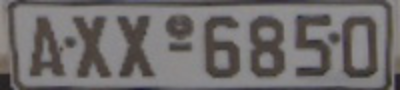
#> input picture images/license_plate.png, 400 x 90 px
$ jupyter execute gradients.ipynb   (older library calls are emulated)
#> lines starting #> are read from the running program, lines starting #| are printed output that depends on the picture
### module1/cv_imshow.py
#!/usr/bin/env python
# coding: utf-8

# In[5]:


get_ipython().run_line_magic('matplotlib', 'inline')
from matplotlib import pyplot as plt
import cv2
import numpy as np


# In[8]:

def show_image():
    plt.show()

def display_image(title, img, render_image=True):
    if img.ndim == 3:
        img = img[:,:,::-1]
    plt.title(title)
    plt.imshow(img, cmap="gray")
    if render_image:
        show_image()

def create_subplot(fig, rows, columns, i, title, img):
    fig.add_subplot(rows, columns, i)
    display_image(title,img, render_image=False)

### module1/10_gradients_edge_detection/gradients.ipynb
## GRADIENTS
- We use gradients for detecting edges in images, which allows us to find contours and outlines
    of objects in images.
- We use them as inputs for quantifying images through feature extraction.
- Histrogram of Oriented Gradients and SIFT are built upon gradient.
- Gradient images used to construct saliency, which highlight the subjects of animage
- Objectives:
    - Gradient magnitude: Measure of how strong the change in image intensity
      is.
    - Gradient orientation: In which direction the change in intensity is
      pointing
    - cv2.Sobel.

## EDGE DETECTION
- Process of finding edges in an image which reveals strucural information
  regarding objects in an image.

## Sobel and Scharr Kernels
$G_{x} = \begin{bmatrix}-1 & 0 & +1 \\  -2 & 0 & +2 \\  -1 & 0 & +1\end{bmatrix}$

$G_{y} = \begin{bmatrix}-1 & -2 & -1 \\  0 & 0 & 0 \\  +1 & +2 & +1\end{bmatrix}$

## GRADIENT MAGNITUDE AND ORIENTATION

- Gradient Magnitude:
    $G = \sqrt{G_{x}^{2} + G_{y}^{2}}$
- Gradient Orientation
    $\theta = arctan2(G_{y}, G_{x}) \times (\frac{180}{\pi})$

[cell 1]
import argparse
import cv2
import numpy as np
import sys
sys.path.append("../../")
from cv_imshow import display_image

# [6 lines of commented-out code are left out]

args = {
    "image":"../../images/license_plate.png",
    "min_angle":175,
    "max_angle":180
}


# load the image, convert it to grayscale, and display the original
# image
image = cv2.imread(args["image"])
#> image is the input picture: shape (90, 400, 3); mean B, G, R 107.6, 107.8, 111.5
gray = cv2.cvtColor(image, cv2.COLOR_BGR2GRAY)
display_image("Original", image)

gx = cv2.Sobel(gray, ddepth=cv2.CV_64F, dx=1, dy=0)
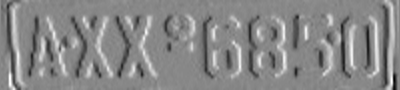
#> gx: shape (90, 400) float64; min -226, max 198, mean -0.1; drawn with min black and max white
gy = cv2.Sobel(gray, ddepth=cv2.CV_64F, dx=0, dy=1)
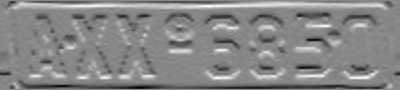
#> gy: shape (90, 400) float64; min -239, max 210, mean -1.2; drawn with min black and max white

gx = cv2.convertScaleAbs(gx)
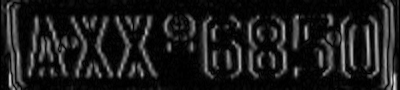
#> gx: shape (90, 400); min 0, max 226, mean 27.9
gy = cv2.convertScaleAbs(gy)
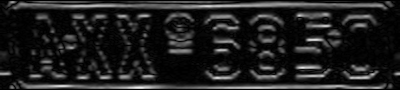
#> gy: shape (90, 400); min 0, max 239, mean 31

sobelCombined = cv2.addWeighted(gx, 0.5, gy, 0.5, 0)
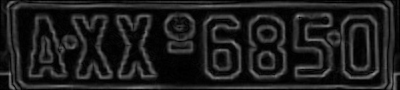
#> sobelCombined: shape (90, 400); min 0, max 138, mean 29.5

display_image("Sobel X", gx)
display_image("Sobel Y", gy)
display_image("Sobel Combined", sobelCombined)
cv2.waitKey(0)

[cell 2]
gx = cv2.Sobel(gray, ddepth=cv2.CV_64F, dx=1, dy=0)
gy = cv2.Sobel(gray, ddepth=cv2.CV_64F, dx=0, dy=1)

mag = np.sqrt((gx**2)+(gy**2))
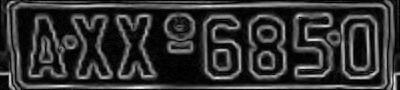
#> mag: shape (90, 400) float64; min 0, max 239.1, mean 50.9
orientation = np.arctan2(gy,gx)*(180/np.pi)%180
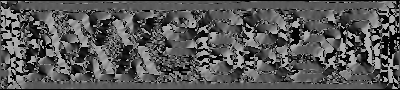
#> orientation: shape (90, 400) float64; min 0, max 179.7, mean 86.4

idxs = np.where(orientation>=args["min_angle"], orientation, -1)
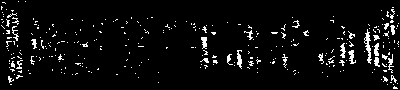
#> idxs: shape (90, 400) float64; min -1, max 179.7, mean 8.2; drawn with min black and max white
idxs = np.where(orientation<=args["max_angle"], idxs, -1)
mask = np.zeros(gray.shape, dtype='uint8')
mask[idxs>-1] = 255

display_image("Original", image)
display_image("Mask", mask)
#> in show_image (call 6), `plt.show()`:
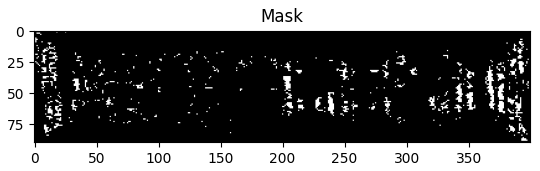
#> figure drawn by matplotlib, 1 panel

$ run again, with images/beach.png copied over images/license_plate.png
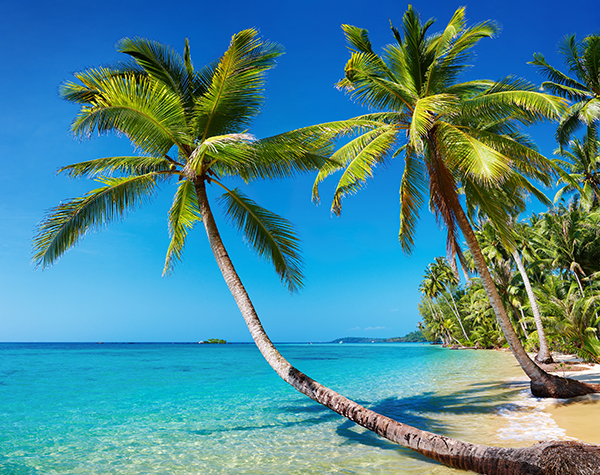
#> input picture images/beach.png, 600 x 475 px
#> image is the input picture: shape (475, 600, 3); mean B, G, R 148.4, 136.5, 73.3
#> `idxs = np.where(orientation>=args["min_angle"], orientation, -1)`:
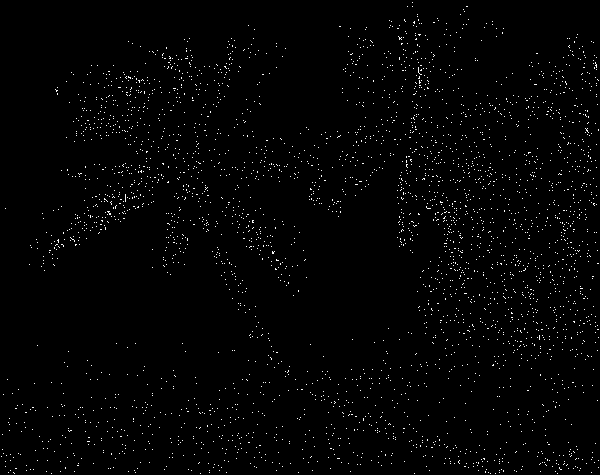
#> idxs: shape (475, 600) float64; min -1, max 179.9, mean 1.6; drawn with min black and max white
#> in show_image (call 6), `plt.show()`:
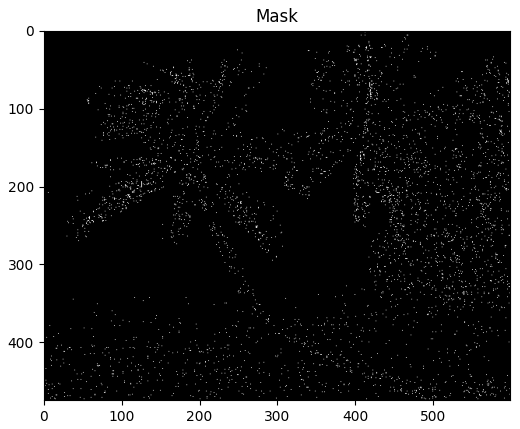
#> figure drawn by matplotlib, 1 panel
